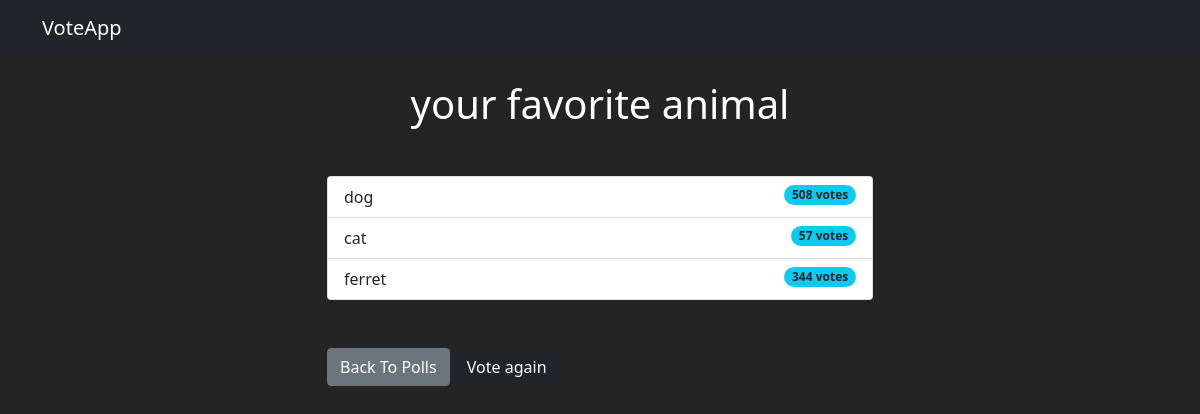
Page /polls/1/results/ on the committed database.
### polls/models.py (models this page shows, shortened)
class Question(models.Model):
	question_text = models.CharField(max_length=200)
	pub_date = models.DateTimeField('date published')

class Choice(models.Model):
	question = models.ForeignKey(Question, on_delete=models.CASCADE)
	choice_text = models.CharField(max_length=200)
	votes = models.IntegerField(default=0)

### polls/views.py (the view)
# urls.py: path('<int:question_id>/results/', views.results, name='results'),
def results(request, question_id):
	question = Question.objects.get(pk=question_id)
	context = {'question':question}
	return render(request, 'polls/results.html' , context)

### templates/polls/results.html (shortened to what this page needs)
{% extends 'base.html' %}
{% block content %}
<h1 class="mb-5 text-center">{{ question.question_text }}</h1>
<ul class="list-group mb-5">
	{% for choice in question.choice_set.all %}
	<li class="list-group-item">
		{{ choice.choice_text }}  <span class="badge rounded-pill bg-info text-dark float-end">{{ choice.votes }} vote{{ choice.votes | pluralize }}</span>
	</li>
	{% endfor %}
</ul>
<a class="btn btn-secondary" href="{% url 'polls:index' %}">Back To Polls</a>
<a class="btn btn-dark" href="{% url 'polls:detail' question.id %}">Vote again</a>
{% endblock %}

### static/css/main.css (style rules this page uses)
body { background-color: rgba(36, 36, 36)!important; }
h1 { color: white; }

### rows in the picture
Question: question_text "your favorite animal"
Choice: choice_text "dog", votes "508", votes|pluralize "s"
Choice: choice_text "cat", votes "57", votes|pluralize "s"
Choice: choice_text "ferret", votes "344", votes|pluralize "s"
